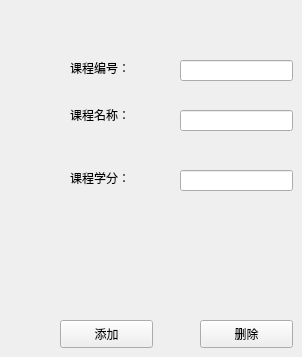
        <widget class="QWidget" name="page_7">
         <widget class="QPushButton" name="pushButton_18">
          <property name="geometry">
           <rect>
            <x>60</x>
            <y>320</y>
            <width>93</width>
            <height>28</height>
           </rect>
          </property>
          <property name="text">
           <string>添加</string>
          </property>
         </widget>
         <widget class="QPushButton" name="pushButton_19">
          <property name="geometry">
           <rect>
            <x>200</x>
            <y>320</y>
            <width>93</width>
            <height>28</height>
           </rect>
          </property>
          <property name="text">
           <string>删除</string>
          </property>
         </widget>
         <widget class="QLineEdit" name="lineEdit_20">
          <property name="geometry">
           <rect>
            <x>180</x>
            <y>60</y>
            <width>113</width>
            <height>21</height>
           </rect>
          </property>
         </widget>
         <widget class="QLineEdit" name="lineEdit_21">
          <property name="geometry">
           <rect>
            <x>180</x>
            <y>110</y>
            <width>113</width>
            <height>21</height>
           </rect>
          </property>
         </widget>
         <widget class="QLineEdit" name="lineEdit_22">
          <property name="geometry">
           <rect>
            <x>180</x>
            <y>170</y>
            <width>113</width>
            <height>21</height>
           </rect>
          </property>
         </widget>
         <widget class="QLabel" name="label_37">
          <property name="geometry">
           <rect>
            <x>70</x>
            <y>60</y>
            <width>72</width>
            <height>15</height>
           </rect>
          </property>
          <property name="text">
           <string>课程编号：</string>
          </property>
         </widget>
         <widget class="QLabel" name="label_38">
          <property name="geometry">
           <rect>
            <x>70</x>
            <y>105</y>
            <width>72</width>
            <height>20</height>
           </rect>
          </property>
          <property name="text">
           <string>课程名称：</string>
          </property>
         </widget>
         <widget class="QLabel" name="label_39">
          <property name="geometry">
           <rect>
            <x>70</x>
            <y>170</y>
            <width>72</width>
            <height>15</height>
           </rect>
          </property>
          <property name="text">
           <string>课程学分：</string>
          </property>
         </widget>
        </widget>
